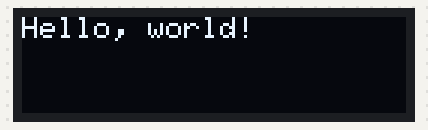
A sketch run on a simulated ESP32-C3. Shown: 128×32 one-colour display.

Above: at 0.1 s.

The sketch:

helloworld_OLED_ssd1306.ino
```cpp
/*
this program uses the Adafruit SSD1306 driver implementation and its graphical libraries
*/

#include <Wire.h>
#include <Adafruit_GFX.h>
#include <Adafruit_SSD1306.h>

// OLED display width/height, in pixels
#define SCREEN_WIDTH 128
#define SCREEN_HEIGHT 32

// Reset pin (or -1 if sharing reset with microcontroller)
#define OLED_RESET    -1
// I2C address for 128×32 OLEDs
#define SCREEN_ADDRESS 0x3C // 0x3D for 128x64

Adafruit_SSD1306 display(SCREEN_WIDTH, SCREEN_HEIGHT, &Wire, OLED_RESET);

void setup() {
  // Initialize I2C and the display
  Wire.begin();
  if (!display.begin(SSD1306_SWITCHCAPVCC, SCREEN_ADDRESS)) {
    Serial.println(F("SSD1306 init failed"));
    for (;;); // hang if init failed
  }

  // Clear the buffer
  display.clearDisplay();

  // Choose a text size and color
  display.setTextSize(1);             // 1:1 pixel scale
  display.setTextColor(SSD1306_WHITE);// Draw white text

  // Position the cursor (x, y)
  display.setCursor(0, 0);

  // Print your message
  display.println(F("Hello, world!"));

  // Actually send the buffer to the display
  display.display();
}

void loop() {
  // nothing to do here
}
```
